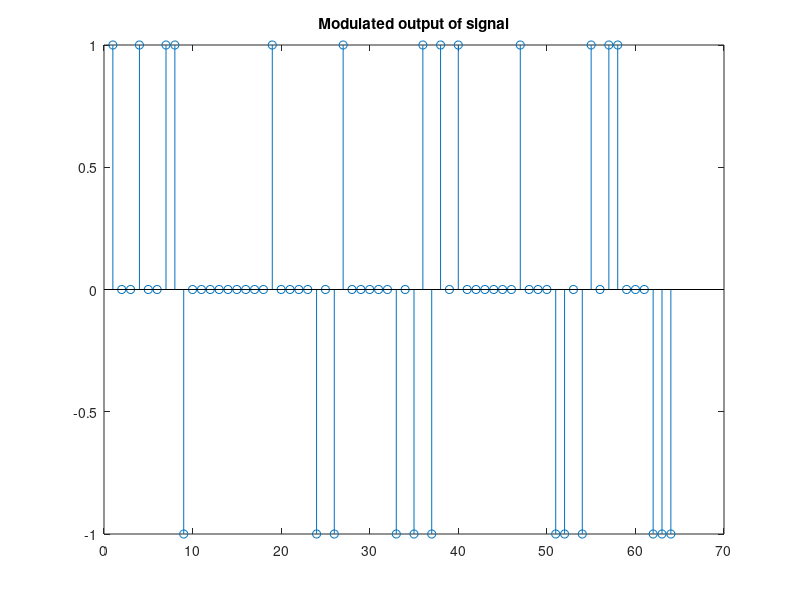
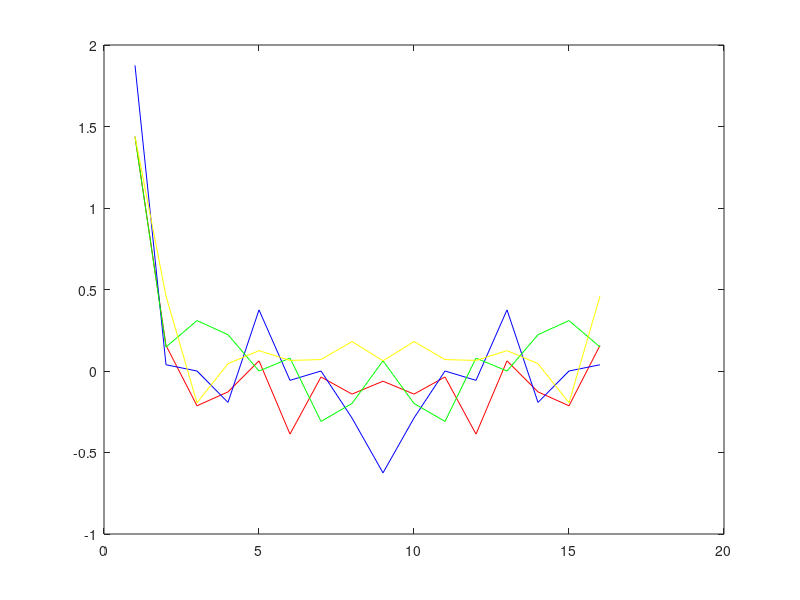
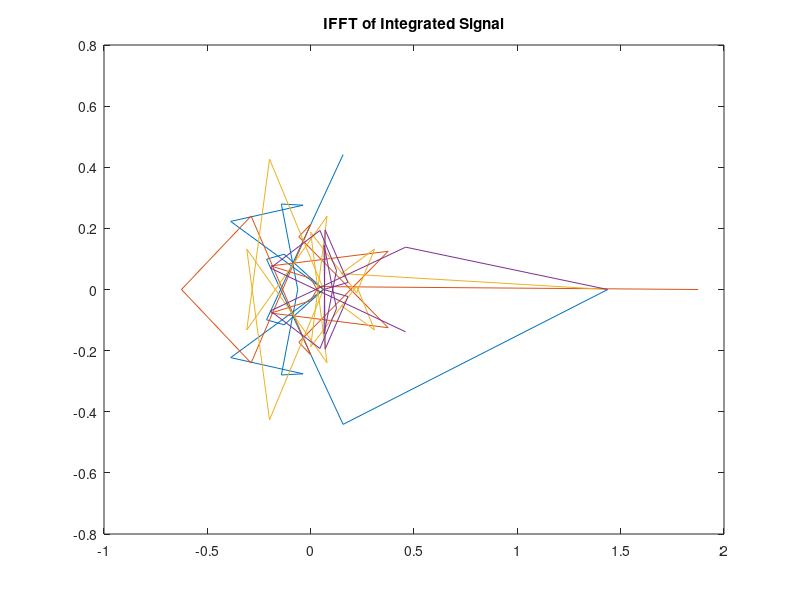
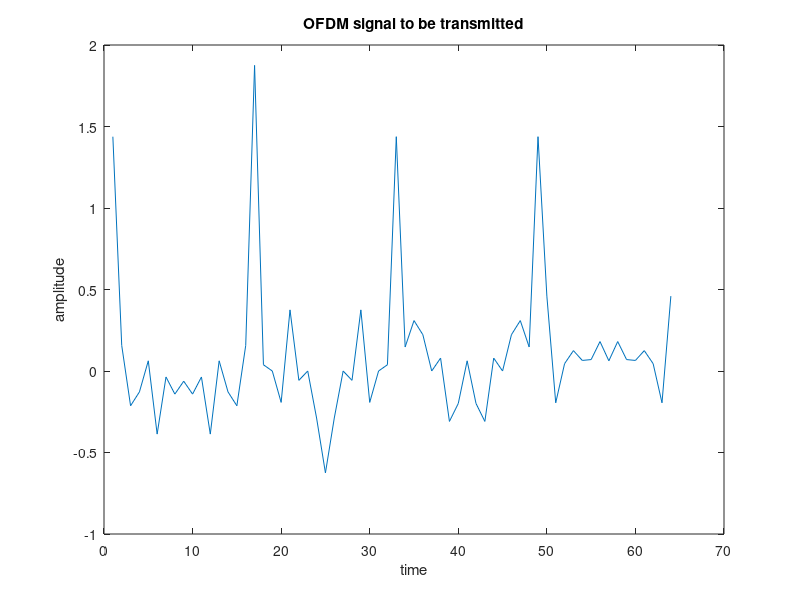

Recreate these plots in MATLAB, in order.
pkg load communications;
clc;
clear all;
N=64; %No. of bits
M=4; %No. of channels
data=randsrc(1,N,0:1:M-1); %To take random data from user in digital signal format
display(data);
%To achieve modulation
Mary_output=pskmod(data,M); %M_ary modulation of signal
figure(1);
stem(Mary_output);
title("Modulated output of signal");
%Serial to parallel conversion
s2p=reshape(data,[N/M,M]);
%To divide 16*4 matrix of s2p into 16*1 matrix
subcarrier1=s2p(:,1);
subcarrier2=s2p(:,2);
subcarrier3=s2p(:,3);
subcarrier4=s2p(:,4);
%Taking inverse fourier transform of signal
ifft1=ifft(subcarrier1);
ifft2=ifft(subcarrier2);
ifft3=ifft(subcarrier3);
ifft4=ifft(subcarrier4);
%To plot real part of signal to achieve orthogonality
figure(2);
plot(real(ifft1),'r');
hold on;
plot(real(ifft2),'b');

hold on;
plot(real(ifft3),'g');
hold on;
plot(real(ifft4),'y');
hold on;
for i=1:M;
 ifft_signal(:,i)=ifft((s2p(:,i)),16) %16 is the ifft point
end
%To plot ifft of whole signal of dimensions 16*4
figure(3);
plot(ifft_signal);
title('IFFT of Integrated Signal');
%parallel to serial conversion
p2s=reshape(ifft_signal, 1,N);
figure(4);
plot(real(p2s));
xlabel('time');
ylabel('amplitude');
title('OFDM signal to be transmitted')
